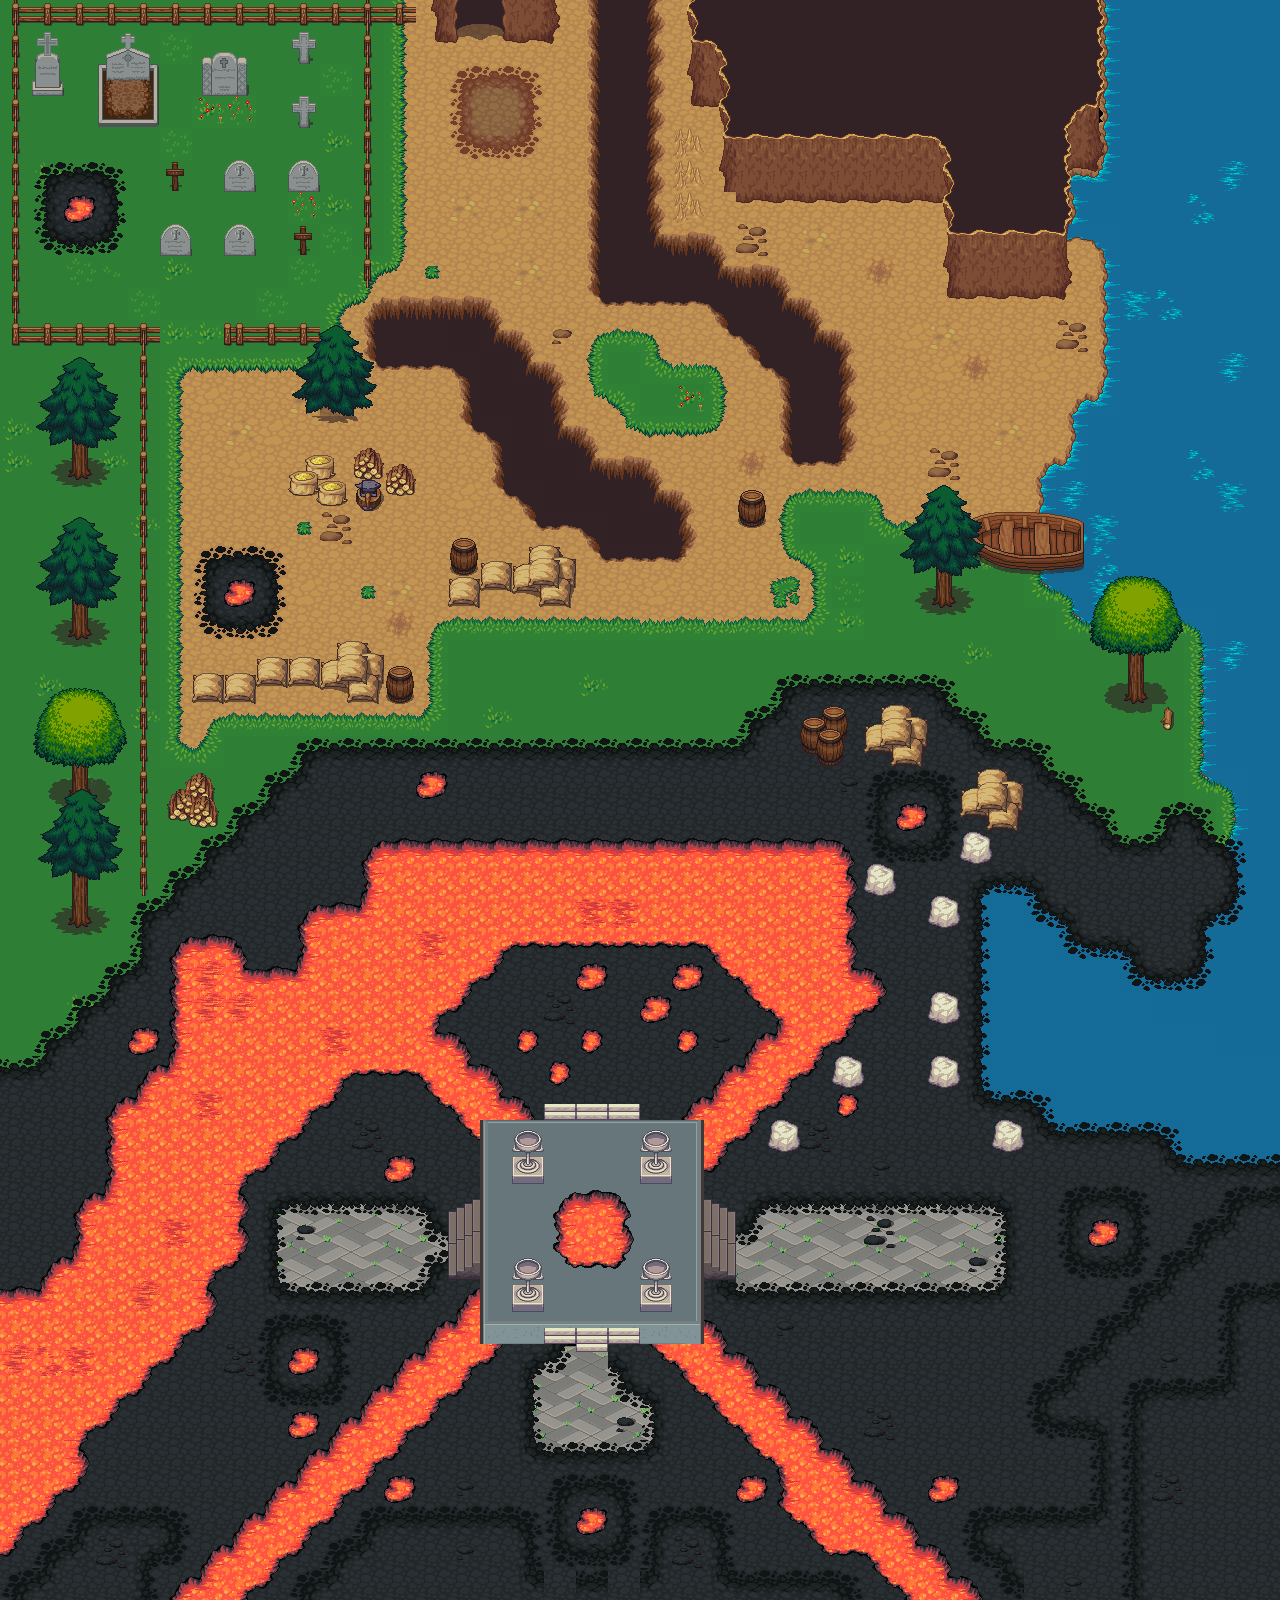

Tiled map render using the project's own tile images. Description and the map definition, with tile-layer contents summarised, below:
An orthogonal 40x50 tile map with 32x32 px tiles, 6 tile layers (base, fringe, shadow, object, ...), 1 hidden layer not drawn, 25 tilesets.

<map version="1.0" orientation="orthogonal" width="40" height="50" tilewidth="32" tileheight="32">
 <tileset firstgid="1" name="Building" tilewidth="32" tileheight="32">
  <image source="scifi/Building.png" width="256" height="256" />
 </tileset>
 <tileset firstgid="65" name="collision" tilewidth="32" tileheight="32">
  <image source="collision.png" width="64" height="32" />
 </tileset>
 <tileset firstgid="67" name="dirt" tilewidth="32" tileheight="32">
  <image source="base_assets/dirt.png" width="96" height="192" />
 </tileset>
 <tileset firstgid="85" name="gravestones" tilewidth="32" tileheight="32">
  <image source="Casper_Nilsson_other/gravestones.png" width="160" height="96" />
 </tileset>
 <tileset firstgid="100" name="tree_stump" tilewidth="32" tileheight="32">
  <image source="Casper_Nilsson_other/tree_stump.png" width="32" height="32" />
 </tileset>
 <tileset firstgid="101" name="grassalt_flowers" tilewidth="32" tileheight="32">
  <image source="Casper_Nilsson_other/grassalt_flowers.png" width="96" height="192" />
 </tileset>
 <tileset firstgid="119" name="stonepattern" tilewidth="32" tileheight="32">
  <image source="Casper_Nilsson_other/stonepattern.png" width="160" height="160" />
 </tileset>
 <tileset firstgid="144" name="lavarock" tilewidth="32" tileheight="32">
  <image source="base_assets/lavarock.png" width="96" height="192" />
 </tileset>
 <tileset firstgid="162" name="grass" tilewidth="32" tileheight="32">
  <image source="base_assets/grass.png" width="96" height="192" />
 </tileset>
 <tileset firstgid="180" name="dirt2" tilewidth="32" tileheight="32">
  <image source="base_assets/dirt2.png" width="96" height="192" />
 </tileset>
 <tileset firstgid="198" name="house" tilewidth="32" tileheight="32">
  <image source="base_assets/house.png" width="288" height="224" />
 </tileset>
 <tileset firstgid="261" name="lava" tilewidth="32" tileheight="32">
  <image source="base_assets/lava.png" width="96" height="192" />
 </tileset>
 <tileset firstgid="279" name="watergrass" tilewidth="32" tileheight="32">
  <image source="base_assets/watergrass.png" width="96" height="192" />
 </tileset>
 <tileset firstgid="297" name="water" tilewidth="32" tileheight="32">
  <image source="base_assets/water.png" width="96" height="192" />
 </tileset>
 <tileset firstgid="315" name="mountains" tilewidth="32" tileheight="32">
  <image source="base_assets/mountains.png" width="384" height="288" />
 </tileset>
 <tileset firstgid="423" name="treetop" tilewidth="32" tileheight="32">
  <image source="base_assets/treetop.png" width="192" height="224" />
 </tileset>
 <tileset firstgid="465" name="trunk" tilewidth="32" tileheight="32">
  <image source="base_assets/trunk.png" width="192" height="96" />
 </tileset>
 <tileset firstgid="483" name="fence" tilewidth="32" tileheight="32">
  <image source="tilesets/fence.png" width="96" height="192" />
 </tileset>
 <tileset firstgid="501" name="hole" tilewidth="32" tileheight="32">
  <image source="base_assets/hole.png" width="96" height="192" />
 </tileset>
 <tileset firstgid="519" name="farming_fishing" tilewidth="32" tileheight="32">
  <image source="tilesets/farming_fishing.png" width="640" height="640" />
 </tileset>
 <tileset firstgid="919" name="fence_alt" tilewidth="32" tileheight="32">
  <image source="tilesets/fence_alt.png" width="96" height="192" />
 </tileset>
 <tileset firstgid="937" name="cementstair" tilewidth="32" tileheight="32">
  <image source="base_assets/cementstair.png" width="160" height="128" />
 </tileset>
 <tileset firstgid="957" name="rock" tilewidth="32" tileheight="32">
  <image source="base_assets/rock.png" width="64" height="32" />
 </tileset>
 <tileset firstgid="959" name="barrel" tilewidth="32" tileheight="32">
  <image source="base_assets/barrel.png" width="128" height="64" />
 </tileset>
 <tileset firstgid="967" name="cup" tilewidth="32" tileheight="32">
  <image source="base_assets/cup.png" width="32" height="64" />
 </tileset>
 <layer name="base" width="40" height="50" opacity="0.99">
  <data>[2000 cells, 2000 non-empty, 58 distinct tile ids]</data>
 </layer>
 <layer name="fringe" width="40" height="50">
  <data>[2000 cells, 1111 non-empty, 186 distinct tile ids]</data>
 </layer>
 <layer name="shadow" width="40" height="50">
  <data>[2000 cells, 0 non-empty, 0 distinct tile ids]</data>
 </layer>
 <layer name="object" width="40" height="50">
  <data>[2000 cells, 0 non-empty, 0 distinct tile ids]</data>
 </layer>
 <layer name="overhang" width="40" height="50">
  <data>[2000 cells, 95 non-empty, 60 distinct tile ids]</data>
 </layer>
 <layer name="collision" width="40" height="50" visible="0">
  <data>[2000 cells, 549 non-empty, 3 distinct tile ids]</data>
 </layer>
 <layer name="particle" width="40" height="50">
  <data>[2000 cells, 0 non-empty, 0 distinct tile ids]</data>
 </layer>
</map>
